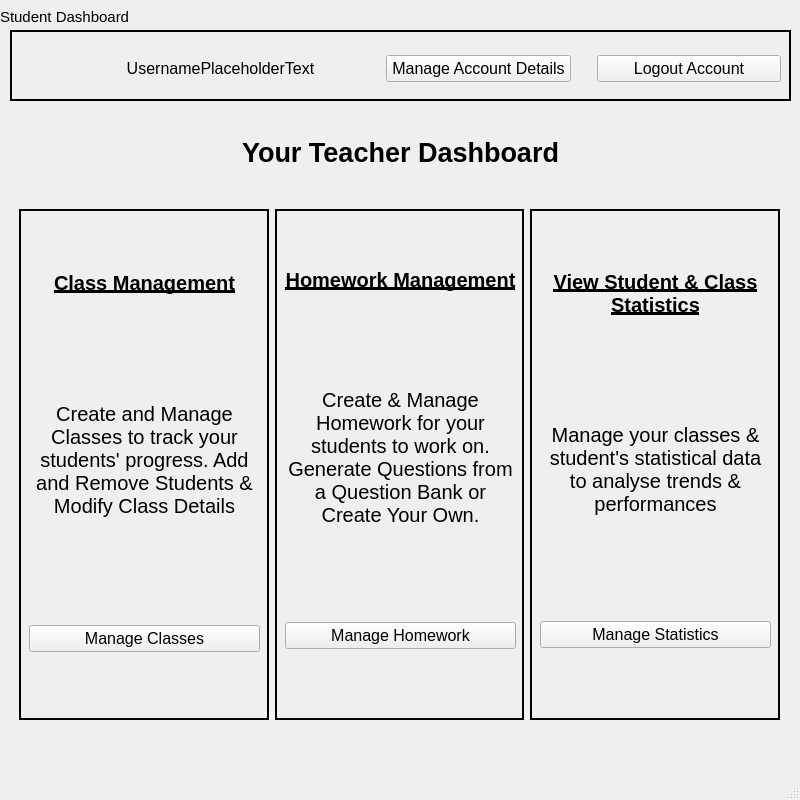
<?xml version="1.0" encoding="UTF-8"?>
<ui version="4.0">
 <class>MainWindow</class>
 <widget class="QMainWindow" name="MainWindow">
  <property name="geometry">
   <rect>
    <x>0</x>
    <y>0</y>
    <width>800</width>
    <height>800</height>
   </rect>
  </property>
  <property name="sizePolicy">
   <sizepolicy hsizetype="Fixed" vsizetype="Fixed">
    <horstretch>0</horstretch>
    <verstretch>0</verstretch>
   </sizepolicy>
  </property>
  <property name="minimumSize">
   <size>
    <width>800</width>
    <height>800</height>
   </size>
  </property>
  <property name="maximumSize">
   <size>
    <width>800</width>
    <height>800</height>
   </size>
  </property>
  <property name="windowTitle">
   <string>MainWindow</string>
  </property>
  <widget class="QWidget" name="centralwidget">
   <widget class="QLabel" name="labelForPage_3">
    <property name="geometry">
     <rect>
      <x>0</x>
      <y>0</y>
      <width>131</width>
      <height>33</height>
     </rect>
    </property>
    <property name="font">
     <font>
      <pointsize>11</pointsize>
      <weight>50</weight>
      <bold>false</bold>
      <kerning>true</kerning>
     </font>
    </property>
    <property name="tabletTracking">
     <bool>false</bool>
    </property>
    <property name="layoutDirection">
     <enum>Qt::LeftToRight</enum>
    </property>
    <property name="styleSheet">
     <string notr="true"/>
    </property>
    <property name="text">
     <string>Student Dashboard</string>
    </property>
   </widget>
   <widget class="QWidget" name="verticalLayoutWidget_2">
    <property name="geometry">
     <rect>
      <x>70</x>
      <y>112</y>
      <width>661</width>
      <height>81</height>
     </rect>
    </property>
    <layout class="QVBoxLayout" name="welcomeLayout_2">
     <item>
      <widget class="QLabel" name="welcomeHeader_2">
       <property name="font">
        <font>
         <pointsize>20</pointsize>
         <weight>75</weight>
         <bold>true</bold>
        </font>
       </property>
       <property name="mouseTracking">
        <bool>true</bool>
       </property>
       <property name="layoutDirection">
        <enum>Qt::LeftToRight</enum>
       </property>
       <property name="styleSheet">
        <string notr="true"/>
       </property>
       <property name="text">
        <string>Your Teacher Dashboard</string>
       </property>
       <property name="alignment">
        <set>Qt::AlignCenter</set>
       </property>
      </widget>
     </item>
    </layout>
   </widget>
   <widget class="QWidget" name="horizontalLayoutWidget_2">
    <property name="geometry">
     <rect>
      <x>19</x>
      <y>209</y>
      <width>761</width>
      <height>511</height>
     </rect>
    </property>
    <layout class="QHBoxLayout" name="horizontalLayout_2">
     <item>
      <widget class="QFrame" name="frame">
       <property name="frameShape">
        <enum>QFrame::Box</enum>
       </property>
       <property name="frameShadow">
        <enum>QFrame::Plain</enum>
       </property>
       <property name="lineWidth">
        <number>2</number>
       </property>
       <widget class="QWidget" name="verticalLayoutWidget">
        <property name="geometry">
         <rect>
          <x>10</x>
          <y>3</y>
          <width>231</width>
          <height>501</height>
         </rect>
        </property>
        <layout class="QVBoxLayout" name="verticalLayout">
         <item>
          <widget class="QLabel" name="label">
           <property name="sizePolicy">
            <sizepolicy hsizetype="Minimum" vsizetype="Fixed">
             <horstretch>0</horstretch>
             <verstretch>0</verstretch>
            </sizepolicy>
           </property>
           <property name="font">
            <font>
             <pointsize>15</pointsize>
             <weight>75</weight>
             <bold>true</bold>
             <underline>true</underline>
            </font>
           </property>
           <property name="text">
            <string>Class Management</string>
           </property>
           <property name="alignment">
            <set>Qt::AlignHCenter|Qt::AlignTop</set>
           </property>
           <property name="wordWrap">
            <bool>true</bool>
           </property>
          </widget>
         </item>
         <item>
          <widget class="QLabel" name="label_3">
           <property name="sizePolicy">
            <sizepolicy hsizetype="Preferred" vsizetype="Fixed">
             <horstretch>0</horstretch>
             <verstretch>0</verstretch>
            </sizepolicy>
           </property>
           <property name="minimumSize">
            <size>
             <width>0</width>
             <height>200</height>
            </size>
           </property>
           <property name="maximumSize">
            <size>
             <width>16777215</width>
             <height>200</height>
            </size>
           </property>
           <property name="font">
            <font>
             <pointsize>15</pointsize>
            </font>
           </property>
           <property name="text">
            <string>Create and Manage Classes to track your students' progress. Add and Remove Students &amp; Modify Class Details</string>
           </property>
           <property name="alignment">
            <set>Qt::AlignCenter</set>
           </property>
           <property name="wordWrap">
            <bool>true</bool>
           </property>
          </widget>
         </item>
         <item>
          <widget class="QPushButton" name="goToClassManagement">
           <property name="font">
            <font>
             <pointsize>12</pointsize>
            </font>
           </property>
           <property name="text">
            <string>Manage Classes</string>
           </property>
          </widget>
         </item>
        </layout>
       </widget>
      </widget>
     </item>
     <item>
      <widget class="QFrame" name="frame_2">
       <property name="frameShape">
        <enum>QFrame::Box</enum>
       </property>
       <property name="frameShadow">
        <enum>QFrame::Plain</enum>
       </property>
       <property name="lineWidth">
        <number>2</number>
       </property>
       <widget class="QWidget" name="verticalLayoutWidget_3">
        <property name="geometry">
         <rect>
          <x>10</x>
          <y>0</y>
          <width>231</width>
          <height>501</height>
         </rect>
        </property>
        <layout class="QVBoxLayout" name="verticalLayout_2">
         <item>
          <widget class="QLabel" name="label_2">
           <property name="sizePolicy">
            <sizepolicy hsizetype="Minimum" vsizetype="Fixed">
             <horstretch>0</horstretch>
             <verstretch>0</verstretch>
            </sizepolicy>
           </property>
           <property name="font">
            <font>
             <pointsize>15</pointsize>
             <weight>75</weight>
             <bold>true</bold>
             <underline>true</underline>
            </font>
           </property>
           <property name="text">
            <string>Homework Management</string>
           </property>
           <property name="alignment">
            <set>Qt::AlignHCenter|Qt::AlignTop</set>
           </property>
           <property name="wordWrap">
            <bool>true</bool>
           </property>
          </widget>
         </item>
         <item>
          <widget class="QLabel" name="label_4">
           <property name="sizePolicy">
            <sizepolicy hsizetype="Preferred" vsizetype="Fixed">
             <horstretch>0</horstretch>
             <verstretch>0</verstretch>
            </sizepolicy>
           </property>
           <property name="minimumSize">
            <size>
             <width>0</width>
             <height>200</height>
            </size>
           </property>
           <property name="maximumSize">
            <size>
             <width>16777215</width>
             <height>200</height>
            </size>
           </property>
           <property name="font">
            <font>
             <pointsize>15</pointsize>
            </font>
           </property>
           <property name="text">
            <string>Create &amp; Manage Homework for your students to work on. Generate Questions from a Question Bank or Create Your Own.</string>
           </property>
           <property name="alignment">
            <set>Qt::AlignCenter</set>
           </property>
           <property name="wordWrap">
            <bool>true</bool>
           </property>
          </widget>
         </item>
         <item>
          <widget class="QPushButton" name="goToHomeworkManagement">
           <property name="font">
            <font>
             <pointsize>12</pointsize>
            </font>
           </property>
           <property name="text">
            <string>Manage Homework</string>
           </property>
          </widget>
         </item>
        </layout>
       </widget>
      </widget>
     </item>
     <item>
      <widget class="QFrame" name="frame_3">
       <property name="frameShape">
        <enum>QFrame::Box</enum>
       </property>
       <property name="frameShadow">
        <enum>QFrame::Plain</enum>
       </property>
       <property name="lineWidth">
        <number>2</number>
       </property>
       <widget class="QWidget" name="verticalLayoutWidget_4">
        <property name="geometry">
         <rect>
          <x>10</x>
          <y>0</y>
          <width>231</width>
          <height>501</height>
         </rect>
        </property>
        <layout class="QVBoxLayout" name="verticalLayout_3">
         <item>
          <widget class="QLabel" name="label_5">
           <property name="sizePolicy">
            <sizepolicy hsizetype="Minimum" vsizetype="Fixed">
             <horstretch>0</horstretch>
             <verstretch>0</verstretch>
            </sizepolicy>
           </property>
           <property name="font">
            <font>
             <pointsize>15</pointsize>
             <weight>75</weight>
             <bold>true</bold>
             <underline>true</underline>
            </font>
           </property>
           <property name="text">
            <string>View Student &amp; Class Statistics</string>
           </property>
           <property name="alignment">
            <set>Qt::AlignHCenter|Qt::AlignTop</set>
           </property>
           <property name="wordWrap">
            <bool>true</bool>
           </property>
          </widget>
         </item>
         <item>
          <widget class="QLabel" name="label_6">
           <property name="sizePolicy">
            <sizepolicy hsizetype="Preferred" vsizetype="Fixed">
             <horstretch>0</horstretch>
             <verstretch>0</verstretch>
            </sizepolicy>
           </property>
           <property name="minimumSize">
            <size>
             <width>0</width>
             <height>150</height>
            </size>
           </property>
           <property name="maximumSize">
            <size>
             <width>16777215</width>
             <height>170</height>
            </size>
           </property>
           <property name="font">
            <font>
             <pointsize>15</pointsize>
            </font>
           </property>
           <property name="text">
            <string>Manage your classes &amp; student's statistical data to analyse trends &amp; performances</string>
           </property>
           <property name="alignment">
            <set>Qt::AlignCenter</set>
           </property>
           <property name="wordWrap">
            <bool>true</bool>
           </property>
          </widget>
         </item>
         <item>
          <widget class="QPushButton" name="goToStatisticsManagement">
           <property name="font">
            <font>
             <pointsize>12</pointsize>
            </font>
           </property>
           <property name="text">
            <string>Manage Statistics</string>
           </property>
          </widget>
         </item>
        </layout>
       </widget>
      </widget>
     </item>
    </layout>
   </widget>
   <widget class="QFrame" name="frame_4">
    <property name="geometry">
     <rect>
      <x>10</x>
      <y>30</y>
      <width>781</width>
      <height>71</height>
     </rect>
    </property>
    <property name="frameShape">
     <enum>QFrame::Box</enum>
    </property>
    <property name="frameShadow">
     <enum>QFrame::Plain</enum>
    </property>
    <property name="lineWidth">
     <number>2</number>
    </property>
    <widget class="QWidget" name="horizontalLayoutWidget">
     <property name="geometry">
      <rect>
       <x>10</x>
       <y>0</y>
       <width>761</width>
       <height>77</height>
      </rect>
     </property>
     <layout class="QHBoxLayout" name="horizontalLayout">
      <item>
       <widget class="QLabel" name="image">
        <property name="sizePolicy">
         <sizepolicy hsizetype="Preferred" vsizetype="Preferred">
          <horstretch>0</horstretch>
          <verstretch>0</verstretch>
         </sizepolicy>
        </property>
        <property name="maximumSize">
         <size>
          <width>55</width>
          <height>55</height>
         </size>
        </property>
        <property name="text">
         <string/>
        </property>
        <property name="pixmap">
         <pixmap>../../../../../../Downloads/images__1_-removebg-preview.png</pixmap>
        </property>
        <property name="scaledContents">
         <bool>true</bool>
        </property>
       </widget>
      </item>
      <item>
       <widget class="QLabel" name="username">
        <property name="sizePolicy">
         <sizepolicy hsizetype="Fixed" vsizetype="Preferred">
          <horstretch>0</horstretch>
          <verstretch>0</verstretch>
         </sizepolicy>
        </property>
        <property name="minimumSize">
         <size>
          <width>279</width>
          <height>0</height>
         </size>
        </property>
        <property name="maximumSize">
         <size>
          <width>279</width>
          <height>16777215</height>
         </size>
        </property>
        <property name="font">
         <font>
          <pointsize>12</pointsize>
         </font>
        </property>
        <property name="text">
         <string>UsernamePlaceholderText</string>
        </property>
        <property name="alignment">
         <set>Qt::AlignCenter</set>
        </property>
       </widget>
      </item>
      <item>
       <spacer name="horizontalSpacer_3">
        <property name="orientation">
         <enum>Qt::Horizontal</enum>
        </property>
        <property name="sizeType">
         <enum>QSizePolicy::Fixed</enum>
        </property>
        <property name="sizeHint" stdset="0">
         <size>
          <width>20</width>
          <height>20</height>
         </size>
        </property>
       </spacer>
      </item>
      <item>
       <widget class="QPushButton" name="manageAccountDetails">
        <property name="font">
         <font>
          <pointsize>12</pointsize>
         </font>
        </property>
        <property name="text">
         <string>Manage Account Details</string>
        </property>
       </widget>
      </item>
      <item>
       <spacer name="horizontalSpacer_2">
        <property name="orientation">
         <enum>Qt::Horizontal</enum>
        </property>
        <property name="sizeType">
         <enum>QSizePolicy::Fixed</enum>
        </property>
        <property name="sizeHint" stdset="0">
         <size>
          <width>20</width>
          <height>20</height>
         </size>
        </property>
       </spacer>
      </item>
      <item>
       <widget class="QPushButton" name="logoutAccount">
        <property name="font">
         <font>
          <pointsize>12</pointsize>
         </font>
        </property>
        <property name="text">
         <string>Logout Account</string>
        </property>
       </widget>
      </item>
     </layout>
    </widget>
   </widget>
  </widget>
  <widget class="QMenuBar" name="menubar">
   <property name="geometry">
    <rect>
     <x>0</x>
     <y>0</y>
     <width>800</width>
     <height>21</height>
    </rect>
   </property>
  </widget>
  <widget class="QStatusBar" name="statusbar"/>
 </widget>
 <resources/>
 <connections/>
</ui>
